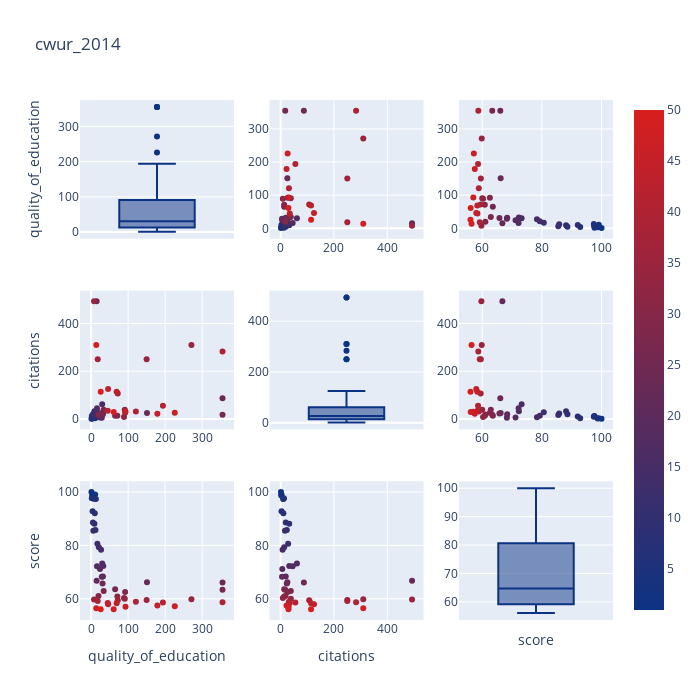

The notebook cell this image was saved under:
### Code cell
data2014 = cwur_2014.loc[:,["quality_of_education","citations", "score"]]
data2014["index"] = np.arange(1,len(data2014)+1)
# scatter matrix
fig = ff.create_scatterplotmatrix(data2014, diag='box', index='index',title="cwur_2014",colormap='Portland',
                                  colormap_type='cat',
                                  height=700, width=700)
iplot(fig)
fig.write_html("cwur_2014.html")

### Figure 1 — Plotly figure (JSON) as saved in the notebook; plotly's stock layout.template omitted (floating-point values rounded to 4 significant figures)
{"data": [{"marker": {"color": "rgb(12, 51, 131)"}, "showlegend": false, "type": "box", "xaxis": "x", "y": [1, 11, 3, 2, 7, 13, 4, 10, 5, 9, 12, 6, 17, 21, 27, 30, 33, 16, 24, 32, 29, 15, 151, 355, 31, 65, 355, 34, 92, 20, 71, 89, 91, 271, 8, 150, 72, 18, 121, 355, 194, 45, 69, 46, 179, 226, 93, 14, 61, 26], "yaxis": "y"}, {"marker": {"color": [1, 2, 3, 4, 5, 6, 7, 8, 9, 10, 11, 12, 13, 14, 15, 16, 17, 18, 19, 20, 21, 22, 23, 24, 25, 26, 27, 28, 29, 30, 31, 32, 33, 34, 35, 36, 37, 38, 39, 40, 41, 42, 43, 44, 45, 46, 47, 48, 49, 50], "colorscale": [[0, "rgb(12, 51, 131)"], [1, "rgb(217, 30, 30)"]], "showscale": true, "size": 6}, "mode": "markers", "showlegend": false, "type": "scatter", "x": [1, 3, 2, 12, 11, 9, 3, 10, 19, 32, 23, 16, 28, 13, 7, 61, 32, 45, 6, 19, 5, 493, 25, 87, 23, 13, 17, 38, 26, 18, 13, 8, 38, 310, 493, 250, 107, 250, 31, 283, 55, 34, 114, 125, 22, 26, 30, 310, 29, 114], "xaxis": "x2", "y": [1, 11, 3, 2, 7, 13, 4, 10, 5, 9, 12, 6, 17, 21, 27, 30, 33, 16, 24, 32, 29, 15, 151, 355, 31, 65, 355, 34, 92, 20, 71, 89, 91, 271, 8, 150, 72, 18, 121, 355, 194, 45, 69, 46, 179, 226, 93, 14, 61, 26], "yaxis": "y2"}, {"marker": {"color": [1, 2, 3, 4, 5, 6, 7, 8, 9, 10, 11, 12, 13, 14, 15, 16, 17, 18, 19, 20, 21, 22, 23, 24, 25, 26, 27, 28, 29, 30, 31, 32, 33, 34, 35, 36, 37, 38, 39, 40, 41, 42, 43, 44, 45, 46, 47, 48, 49, 50], "colorscale": [[0, "rgb(12, 51, 131)"], [1, "rgb(217, 30, 30)"]], "showscale": false, "size": 6}, "mode": "markers", "showlegend": false, "type": "scatter", "x": [100, 99.09, 98.69, 97.64, 97.51, 97.41, 92.84, 92.03, 88.56, 88.11, 85.8, 85.5, 80.64, 79.3, 78.35, 73.21, 72.29, 72.18, 71.17, 68.36, 68.27, 66.76, 66.18, 66.06, 65.77, 63.56, 63.36, 62.89, 62.57, 61.05, 60.87, 60.28, 60, 59.84, 59.72, 59.54, 59.49, 59.17, 58.85, 58.69, 58.6, 58.39, 58.35, 58, 57.51, 57.19, 57.01, 56.42, 56.13, 56.06], "xaxis": "x3", "y": [1, 11, 3, 2, 7, 13, 4, 10, 5, 9, 12, 6, 17, 21, 27, 30, 33, 16, 24, 32, 29, 15, 151, 355, 31, 65, 355, 34, 92, 20, 71, 89, 91, 271, 8, 150, 72, 18, 121, 355, 194, 45, 69, 46, 179, 226, 93, 14, 61, 26], "yaxis": "y3"}, {"marker": {"color": [1, 2, 3, 4, 5, 6, 7, 8, 9, 10, 11, 12, 13, 14, 15, 16, 17, 18, 19, 20, 21, 22, 23, 24, 25, 26, 27, 28, 29, 30, 31, 32, 33, 34, 35, 36, 37, 38, 39, 40, 41, 42, 43, 44, 45, 46, 47, 48, 49, 50], "colorscale": [[0, "rgb(12, 51, 131)"], [1, "rgb(217, 30, 30)"]], "showscale": false, "size": 6}, "mode": "markers", "showlegend": false, "type": "scatter", "x": [1, 11, 3, 2, 7, 13, 4, 10, 5, 9, 12, 6, 17, 21, 27, 30, 33, 16, 24, 32, 29, 15, 151, 355, 31, 65, 355, 34, 92, 20, 71, 89, 91, 271, 8, 150, 72, 18, 121, 355, 194, 45, 69, 46, 179, 226, 93, 14, 61, 26], "xaxis": "x4", "y": [1, 3, 2, 12, 11, 9, 3, 10, 19, 32, 23, 16, 28, 13, 7, 61, 32, 45, 6, 19, 5, 493, 25, 87, 23, 13, 17, 38, 26, 18, 13, 8, 38, 310, 493, 250, 107, 250, 31, 283, 55, 34, 114, 125, 22, 26, 30, 310, 29, 114], "yaxis": "y4"}, {"marker": {"color": "rgb(12, 51, 131)"}, "showlegend": false, "type": "box", "xaxis": "x5", "y": [1, 3, 2, 12, 11, 9, 3, 10, 19, 32, 23, 16, 28, 13, 7, 61, 32, 45, 6, 19, 5, 493, 25, 87, 23, 13, 17, 38, 26, 18, 13, 8, 38, 310, 493, 250, 107, 250, 31, 283, 55, 34, 114, 125, 22, 26, 30, 310, 29, 114], "yaxis": "y5"}, {"marker": {"color": [1, 2, 3, 4, 5, 6, 7, 8, 9, 10, 11, 12, 13, 14, 15, 16, 17, 18, 19, 20, 21, 22, 23, 24, 25, 26, 27, 28, 29, 30, 31, 32, 33, 34, 35, 36, 37, 38, 39, 40, 41, 42, 43, 44, 45, 46, 47, 48, 49, 50], "colorscale": [[0, "rgb(12, 51, 131)"], [1, "rgb(217, 30, 30)"]], "showscale": false, "size": 6}, "mode": "markers", "showlegend": false, "type": "scatter", "x": [100, 99.09, 98.69, 97.64, 97.51, 97.41, 92.84, 92.03, 88.56, 88.11, 85.8, 85.5, 80.64, 79.3, 78.35, 73.21, 72.29, 72.18, 71.17, 68.36, 68.27, 66.76, 66.18, 66.06, 65.77, 63.56, 63.36, 62.89, 62.57, 61.05, 60.87, 60.28, 60, 59.84, 59.72, 59.54, 59.49, 59.17, 58.85, 58.69, 58.6, 58.39, 58.35, 58, 57.51, 57.19, 57.01, 56.42, 56.13, 56.06], "xaxis": "x6", "y": [1, 3, 2, 12, 11, 9, 3, 10, 19, 32, 23, 16, 28, 13, 7, 61, 32, 45, 6, 19, 5, 493, 25, 87, 23, 13, 17, 38, 26, 18, 13, 8, 38, 310, 493, 250, 107, 250, 31, 283, 55, 34, 114, 125, 22, 26, 30, 310, 29, 114], "yaxis": "y6"}, {"marker": {"color": [1, 2, 3, 4, 5, 6, 7, 8, 9, 10, 11, 12, 13, 14, 15, 16, 17, 18, 19, 20, 21, 22, 23, 24, 25, 26, 27, 28, 29, 30, 31, 32, 33, 34, 35, 36, 37, 38, 39, 40, 41, 42, 43, 44, 45, 46, 47, 48, 49, 50], "colorscale": [[0, "rgb(12, 51, 131)"], [1, "rgb(217, 30, 30)"]], "showscale": false, "size": 6}, "mode": "markers", "showlegend": false, "type": "scatter", "x": [1, 11, 3, 2, 7, 13, 4, 10, 5, 9, 12, 6, 17, 21, 27, 30, 33, 16, 24, 32, 29, 15, 151, 355, 31, 65, 355, 34, 92, 20, 71, 89, 91, 271, 8, 150, 72, 18, 121, 355, 194, 45, 69, 46, 179, 226, 93, 14, 61, 26], "xaxis": "x7", "y": [100, 99.09, 98.69, 97.64, 97.51, 97.41, 92.84, 92.03, 88.56, 88.11, 85.8, 85.5, 80.64, 79.3, 78.35, 73.21, 72.29, 72.18, 71.17, 68.36, 68.27, 66.76, 66.18, 66.06, 65.77, 63.56, 63.36, 62.89, 62.57, 61.05, 60.87, 60.28, 60, 59.84, 59.72, 59.54, 59.49, 59.17, 58.85, 58.69, 58.6, 58.39, 58.35, 58, 57.51, 57.19, 57.01, 56.42, 56.13, 56.06], "yaxis": "y7"}, {"marker": {"color": [1, 2, 3, 4, 5, 6, 7, 8, 9, 10, 11, 12, 13, 14, 15, 16, 17, 18, 19, 20, 21, 22, 23, 24, 25, 26, 27, 28, 29, 30, 31, 32, 33, 34, 35, 36, 37, 38, 39, 40, 41, 42, 43, 44, 45, 46, 47, 48, 49, 50], "colorscale": [[0, "rgb(12, 51, 131)"], [1, "rgb(217, 30, 30)"]], "showscale": false, "size": 6}, "mode": "markers", "showlegend": false, "type": "scatter", "x": [1, 3, 2, 12, 11, 9, 3, 10, 19, 32, 23, 16, 28, 13, 7, 61, 32, 45, 6, 19, 5, 493, 25, 87, 23, 13, 17, 38, 26, 18, 13, 8, 38, 310, 493, 250, 107, 250, 31, 283, 55, 34, 114, 125, 22, 26, 30, 310, 29, 114], "xaxis": "x8", "y": [100, 99.09, 98.69, 97.64, 97.51, 97.41, 92.84, 92.03, 88.56, 88.11, 85.8, 85.5, 80.64, 79.3, 78.35, 73.21, 72.29, 72.18, 71.17, 68.36, 68.27, 66.76, 66.18, 66.06, 65.77, 63.56, 63.36, 62.89, 62.57, 61.05, 60.87, 60.28, 60, 59.84, 59.72, 59.54, 59.49, 59.17, 58.85, 58.69, 58.6, 58.39, 58.35, 58, 57.51, 57.19, 57.01, 56.42, 56.13, 56.06], "yaxis": "y8"}, {"marker": {"color": "rgb(12, 51, 131)"}, "showlegend": false, "type": "box", "xaxis": "x9", "y": [100, 99.09, 98.69, 97.64, 97.51, 97.41, 92.84, 92.03, 88.56, 88.11, 85.8, 85.5, 80.64, 79.3, 78.35, 73.21, 72.29, 72.18, 71.17, 68.36, 68.27, 66.76, 66.18, 66.06, 65.77, 63.56, 63.36, 62.89, 62.57, 61.05, 60.87, 60.28, 60, 59.84, 59.72, 59.54, 59.49, 59.17, 58.85, 58.69, 58.6, 58.39, 58.35, 58, 57.51, 57.19, 57.01, 56.42, 56.13, 56.06], "yaxis": "y9"}], "layout": {"height": 700, "showlegend": true, "title": {"text": "cwur_2014"}, "width": 700, "xaxis": {"anchor": "y", "domain": [0, 0.2889], "showticklabels": false}, "xaxis2": {"anchor": "y2", "domain": [0.3556, 0.6444]}, "xaxis3": {"anchor": "y3", "domain": [0.7111, 1]}, "xaxis4": {"anchor": "y4", "domain": [0, 0.2889]}, "xaxis5": {"anchor": "y5", "domain": [0.3556, 0.6444], "showticklabels": false}, "xaxis6": {"anchor": "y6", "domain": [0.7111, 1]}, "xaxis7": {"anchor": "y7", "domain": [0, 0.2889], "title": {"text": "quality_of_education"}}, "xaxis8": {"anchor": "y8", "domain": [0.3556, 0.6444], "title": {"text": "citations"}}, "xaxis9": {"anchor": "y9", "domain": [0.7111, 1], "showticklabels": false, "title": {"text": "score"}}, "yaxis": {"anchor": "x", "domain": [0.7333, 1], "title": {"text": "quality_of_education"}}, "yaxis2": {"anchor": "x2", "domain": [0.7333, 1]}, "yaxis3": {"anchor": "x3", "domain": [0.7333, 1]}, "yaxis4": {"anchor": "x4", "domain": [0.3667, 0.6333], "title": {"text": "citations"}}, "yaxis5": {"anchor": "x5", "domain": [0.3667, 0.6333]}, "yaxis6": {"anchor": "x6", "domain": [0.3667, 0.6333]}, "yaxis7": {"anchor": "x7", "domain": [0, 0.2667], "title": {"text": "score"}}, "yaxis8": {"anchor": "x8", "domain": [0, 0.2667]}, "yaxis9": {"anchor": "x9", "domain": [0, 0.2667]}}}
